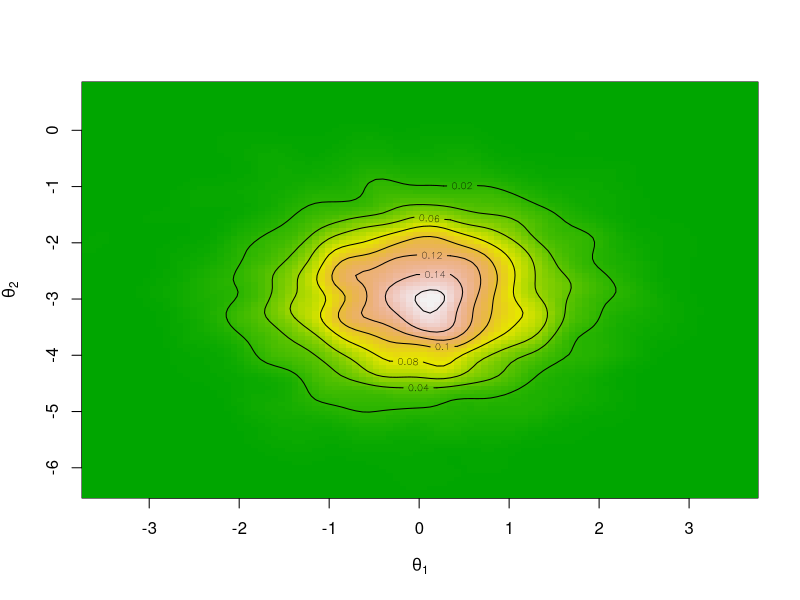
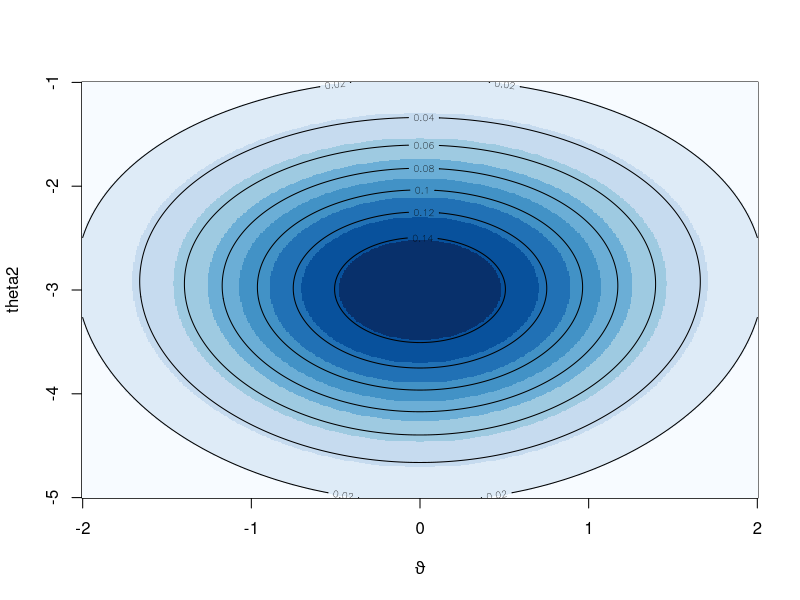

Write R code to recreate these figures, in order.
# AI codes
S <- 5000
t1 <- rnorm(S, 0, 1)
t2 <- rnorm(S, 0.03 * (t1^2 - 100), 1)

# 2. Use a 2D density estimator (standard way to visualize MC samples)
# This replaces your nested loop and matrix
dens <- MASS::kde2d(t1, t2, n = 100) # n=100 creates a 100x100 grid

# 3. Plot using image() or contour()
# Notice that 'dens' contains sorted x and y coordinates automatically
image(dens, col = terrain.colors(100), xlab = expression(theta[1]), ylab = expression(theta[2]))
contour(dens, add = TRUE) # Overlay level sets

##########################
# original code:
S <- 500

theta1.mc <- rnorm(S, 0, 1)

theta2.mc <- rnorm(S, 0.03 * (theta1.mc^2 - 100), 1)

t1 <- seq(-2, 2, length=S)
t2 <- seq(-5, -1, length=S)

matx.mc <- matrix(0,S,S)

for (i in 1:S){
  for (j in 1:S){
    matx.mc[i,j] <- dnorm(t1[i], 0,1,log=TRUE)+
      dnorm(t2[j], 0.03*(t1[i]^2-100), 1, log=TRUE)
  }
}
image(t1, t2, exp(matx.mc), col=blues9, 
      xlab=expression(theta1),
      ylab=expression(theta2)
)
contour(t1, t2, exp(matx.mc), add=TRUE)
